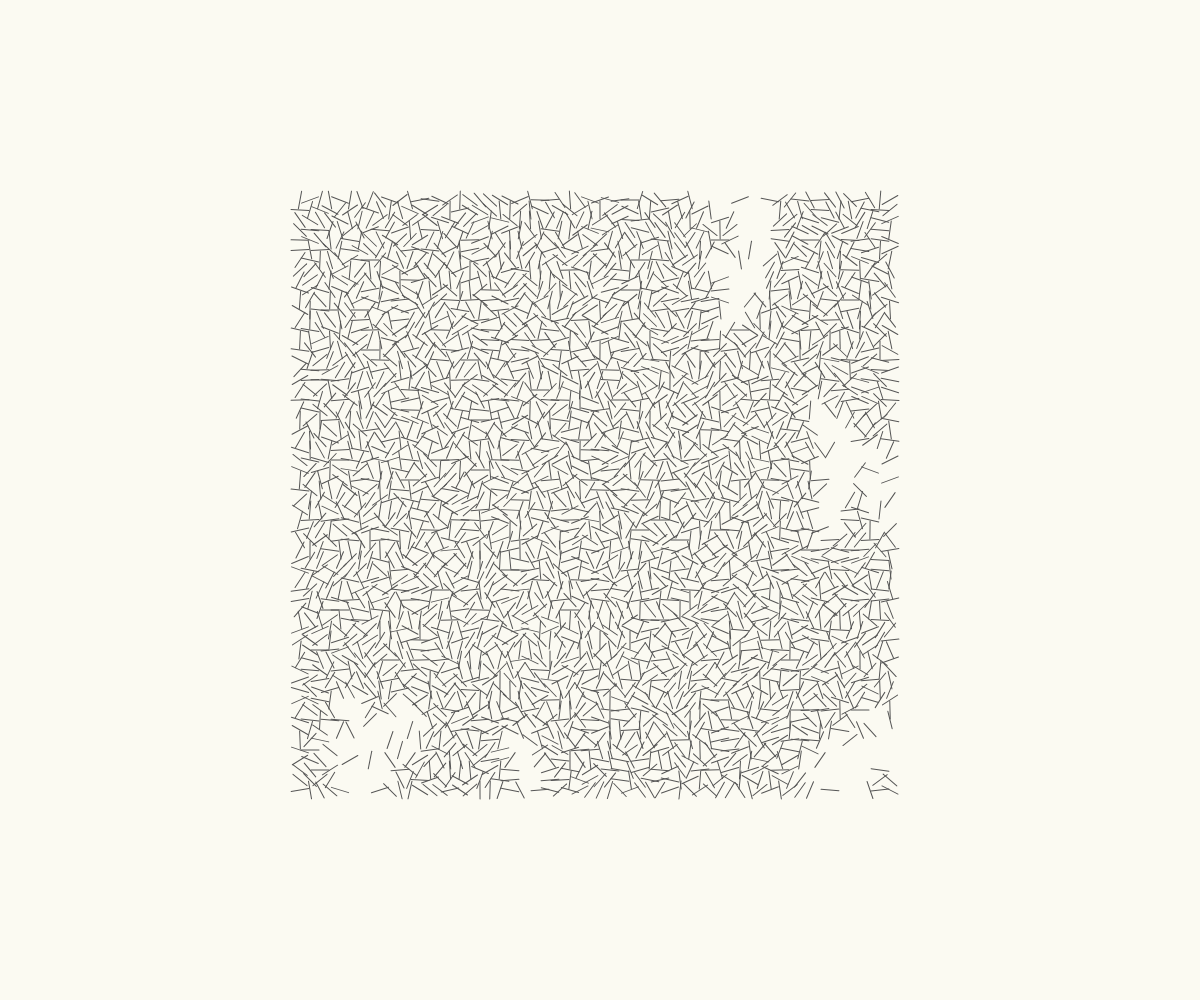
Frame 1 (no input)
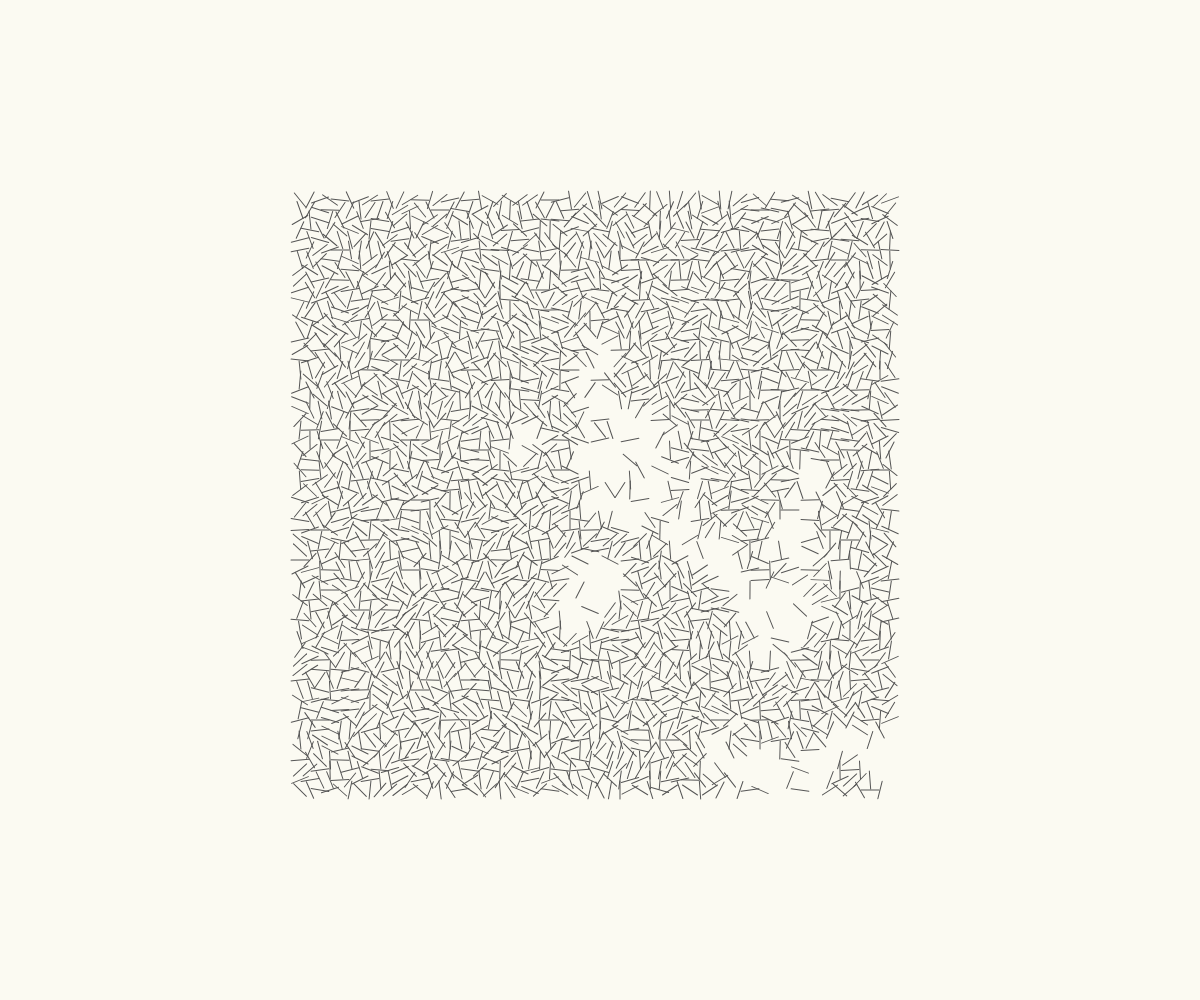
Frame 2 (the mouse pressed at the canvas centre, redrawn once)

The p5.js sketch that drew these frames (run headless with seeded random() and noise() and a simulated clock; the mouse was pressed at the canvas centre and the sketch redrawn once):

// p5.js sketch
// ── sketch.js
var c;

var N_XY = 60;
var GRID_MARGIN = 10;
var GRID_START_X = 0;
var GRID_START_Y = 0;
var LINE_LENGTH = 18;
var STROKE_WEIGHT = 1;
var STROKE_COLOR = '#555';
var BACKGROUND_COLOR = '#FBFAF2';

var N_GAPS = 10;
var P_GAP_CONTINUE = 0.2;

// -------------
// Setup
// -------------
function setup() {
  c = createCanvas(windowWidth, windowHeight);

  GRID_START_X = windowWidth / 2.0 - N_XY / 2.0 * GRID_MARGIN;
  GRID_START_Y = windowHeight / 2.0 - N_XY / 2.0 * GRID_MARGIN;

  noLoop();
}

// -------------
// Draw
// -------------
function draw() {
  background(BACKGROUND_COLOR);
  noFill();
  stroke(STROKE_COLOR);
  strokeWeight(STROKE_WEIGHT);

  var lineGrid = [];
  for (var i = 0; i < N_XY; ++i) {
    var lineRow = [];
    for (var j = 0; j < N_XY; ++j) {
      lineRow.push(true);
    }
    lineGrid.push(lineRow);
  }

  var gaps = N_GAPS;
  while (gaps > 0) {
    var i = floor(random() * N_XY);
    var j = floor(random() * N_XY);

    if (!lineGrid[i][j]) continue;

    walkLines(i, j, lineGrid);
    --gaps;
  }

  for (var i = 0; i < N_XY; ++i) {
    for (var j = 0; j < N_XY; ++j) {
      if (!lineGrid[i][j]) continue;

      push();

      translate(i * GRID_MARGIN + GRID_START_X, j * GRID_MARGIN + GRID_START_Y);
      rotate(PI * 2 * random());
      line(-LINE_LENGTH / 2.0, 0, LINE_LENGTH / 2.0, 0);

      pop();
    }
  }
}

function walkLines(i, j, grid) {
  // console.log('walked', i, j);
  if (!grid[i][j]) return;

  grid[i][j] = false;

  for (var di = -1; di <= 1; ++di) {
    for (var dj = -1; dj <= 1; ++dj) {
      var i2 = i + di;
      var j2 = j + dj;

      if (i2 < 0 || i2 >= grid.length || j2 < 0 || j2 >= grid[i].length)
        continue;

      if (random() < P_GAP_CONTINUE) {
        walkLines(i + di, j + dj, grid);
      }
    }
  }
}

function mouseClicked() {
  redraw();
}
